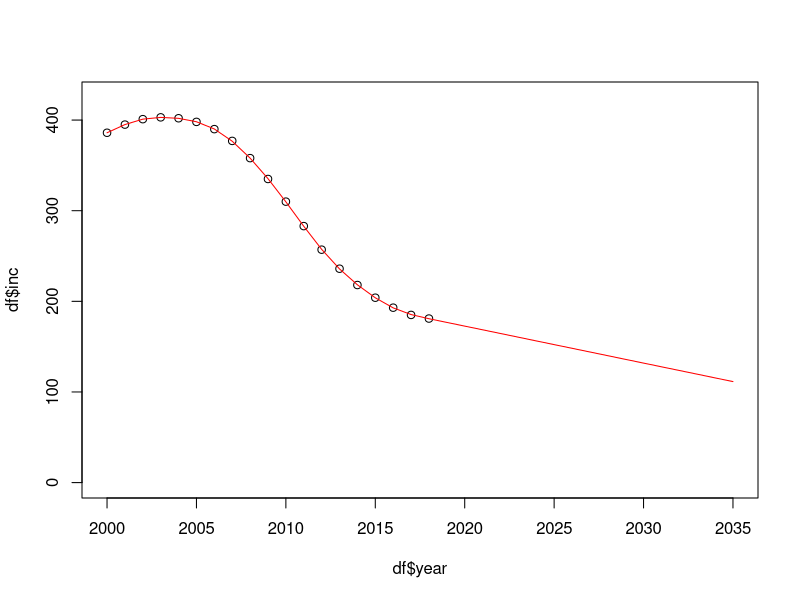

R code for this plot: (Note: this script raises an error after producing the figure.)

library(mgcv) # gams
library("MASS") ## for mvrnorm

# going from here https://stats.stackexchange.com/questions/190348/can-i-use-bootstrapping-to-estimate-the-uncertainty-in-a-maximum-value-of-a-gam

df <- data.frame(year = c(2000, 2001, 2002, 2003, 2004, 2005, 2006, 2007, 2008, 2009, 2010, 2011, 2012, 2013, 2014, 2015, 2016, 2017, 2018), inc = c(386, 395, 401, 403, 402, 398, 390, 377, 358, 335, 310, 283, 257, 236, 218, 204, 193, 185, 181))

# fit the model
m <- gam(inc ~ s(year), data = df, bs="cr")
# make a data frame witha  row for each year
p  <- data.frame(year = seq(2000, 2035, length = 36))
# predict for everything in p
pp <- predict(m, newdata = p, type = "response")

# plot the actual data
plot(df$year, df$inc, xlim = c(2000, 2035), ylim = c(0, 425))
# plot the predicted data
lines(pp ~ year, data = p, col='red')

# I'm not really sure what these three lines do - extract model params?
Xp <- predict(m, p, type="lpmatrix") ## map coefs to fitted curves
beta <- coef(m)
Vb   <- vcov(m) ## posterior mean and cov of coefs

# set the number of bootstraps
n <- 10000
set.seed(10)
# sampling from the model posterior?
mrand <- mvrnorm(n, beta, Vb) 

# make a copy of p for storing the outputs
output <- p

# for each bootstrap
# predict using the samples from the model posterior
# and save the output
for (i in seq_len(n)) {
  pred   <- ilink(Xp %*% mrand[i, ])
  #opt[i] <- p$year[which.max(pred)]
  output <- cbind(output, pred)
}

# get rid of the year column, and convert to matrix
q <- as.matrix(output[, !names(output) %in% c("year")])
# for each row (which is a year), take the 95% CI
s <- rowQuantiles(q, probs=c(.05, .95))
# combine the quantiles with the year
s <- cbind(p, s)


